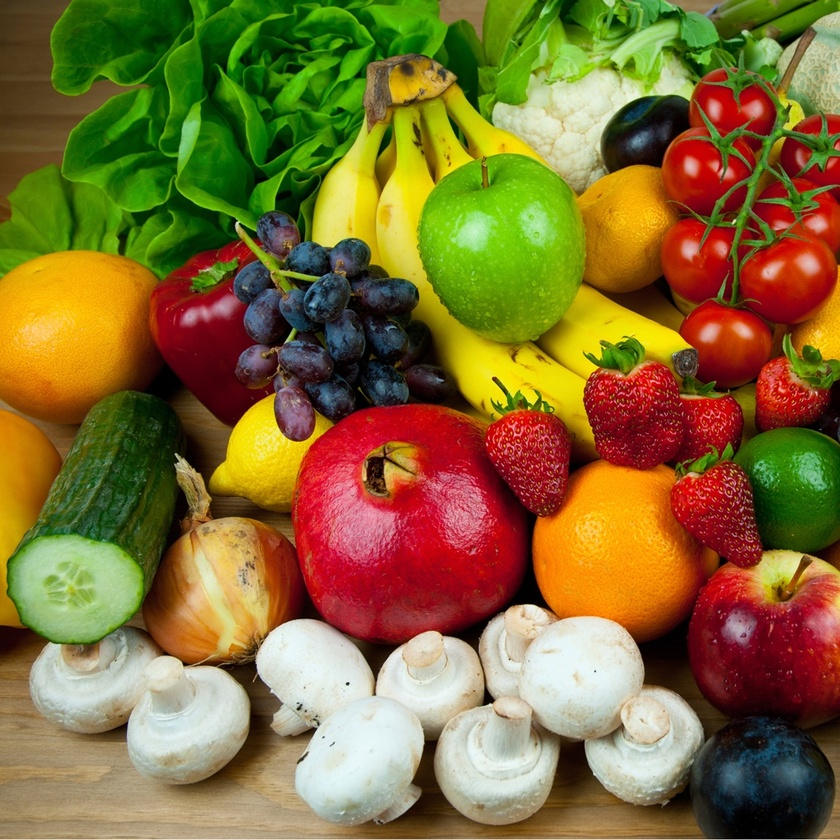
#> input picture pictures/image36.jpg, 840 x 840 px, shrunk from 1024 x 1024 before the run, found by its file name
$ jupyter execute 6-edge-detection.ipynb   (older library calls are emulated)
#> lines starting #> are read from the running program, lines starting #| are printed output that depends on the picture; after the words box and inside, x2 and y2 are one past the last pixel; in counts of white or black regions, pixels touching at a corner belong together
<a href="https://colab.research.google.com/github/uol-mediaprocessing/notebooks/blob/master/6-edge-detection.ipynb" target="_parent"></a>

# Edge Detection

[cell 1]
from matplotlib import pyplot as plt
import numpy as np
import cv2

First of all, let's take a picture:

[cell 2]
img = cv2.imread("image36.jpg")
#> img is the input picture: shape (840, 840, 3); mean B, G, R 52, 109.1, 130.9
img = cv2.cvtColor(img, cv2.COLOR_BGR2RGB)
plt.imshow(img)
plt.show()

# Custom Filters
In OpenCV, we can define a custom filter like this:

[cell 3]
kernel = np.array([
    [1, 0, 0, 0, 0],
    [0, 1, 0, 0, 0],
    [0, 0, 1, 0, 0],
    [0, 0, 0, 1, 0],
    [0, 0, 0, 0, 1]
])
kernel = kernel / kernel.sum()
filtered = cv2.filter2D(img, cv2.CV_16S, kernel)
plt.imshow(filtered)

# Derivation Filters
The derivation of an image can be approximated with these filters to find edges:
- Derivation filter for the horizontal direction: <br>
$
\begin{bmatrix}
-1 & 0 & 1
\end{bmatrix}
$
- Derivation filter for the vertical direction: <br>
$
\begin{bmatrix}
-1 \\
0 \\
1
\end{bmatrix}
$

We apply these filters to the image seperately, and use the absolute values of the results to approximate the derivation in both the X and the Y direction.

[cell 4]
kernel_horizontal = np.array([
    [-1, 0, 1]
])
derivation_horizontal = cv2.filter2D(img, cv2.CV_16S, kernel_horizontal)
derivation_horizontal = np.absolute(derivation_horizontal)
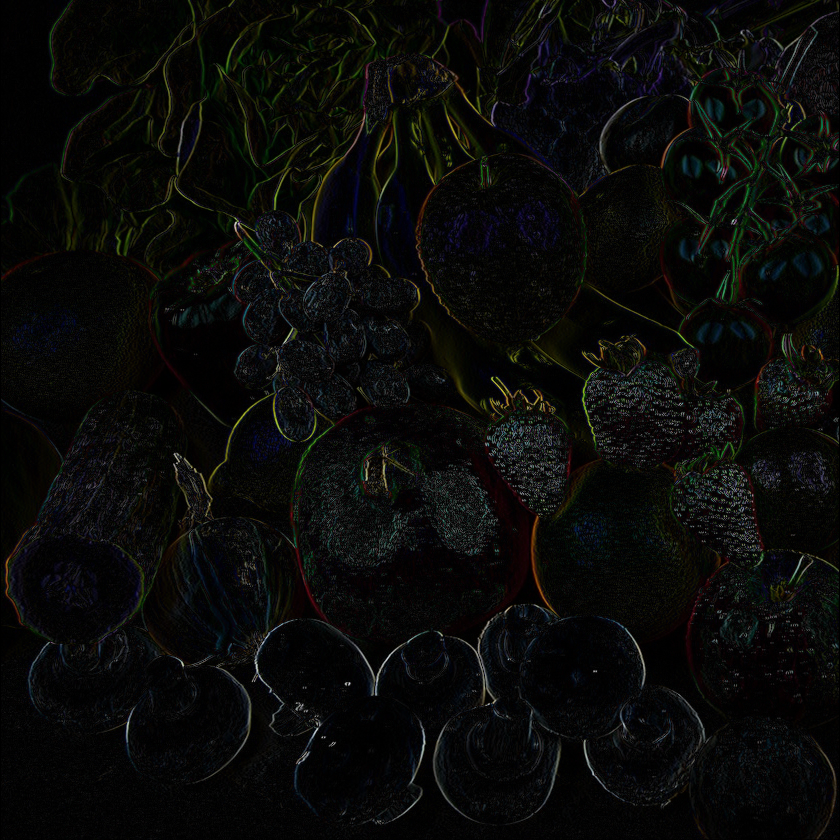
#> derivation_horizontal: shape (840, 840, 3) int16; mean R, G, B 10, 10.5, 9

kernel_vertical = np.array([
    [-1],
    [ 0],
    [ 1]
])
derivation_vertical = cv2.filter2D(img, cv2.CV_16S, kernel_vertical)
derivation_vertical = np.absolute(derivation_vertical)
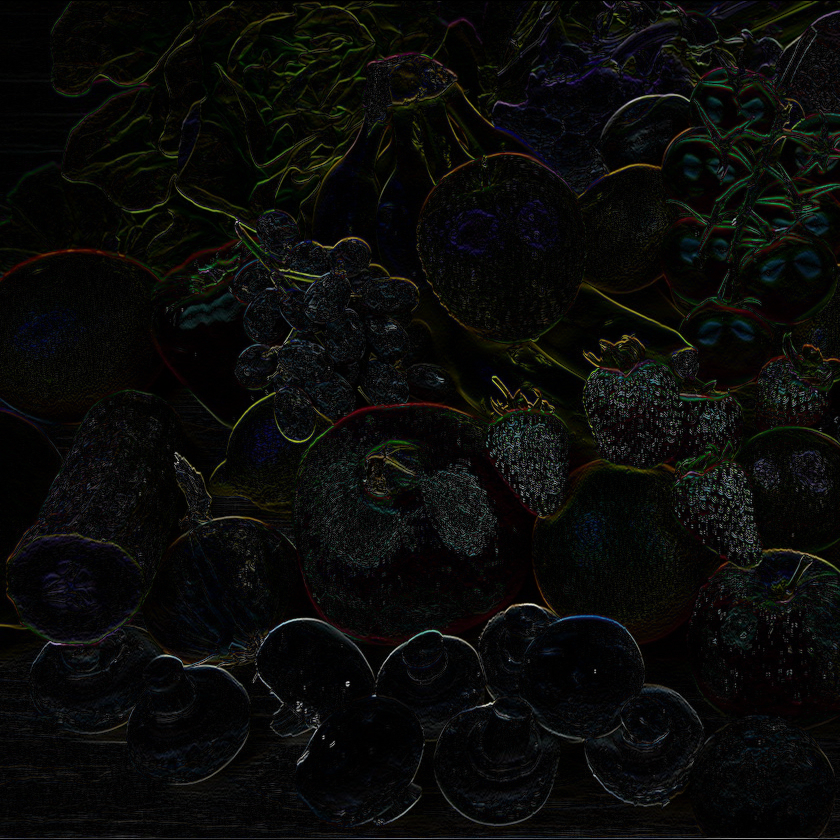
#> derivation_vertical: shape (840, 840, 3) int16; mean R, G, B 10.2, 10.6, 9.2

derivation = np.add(derivation_horizontal, derivation_vertical)
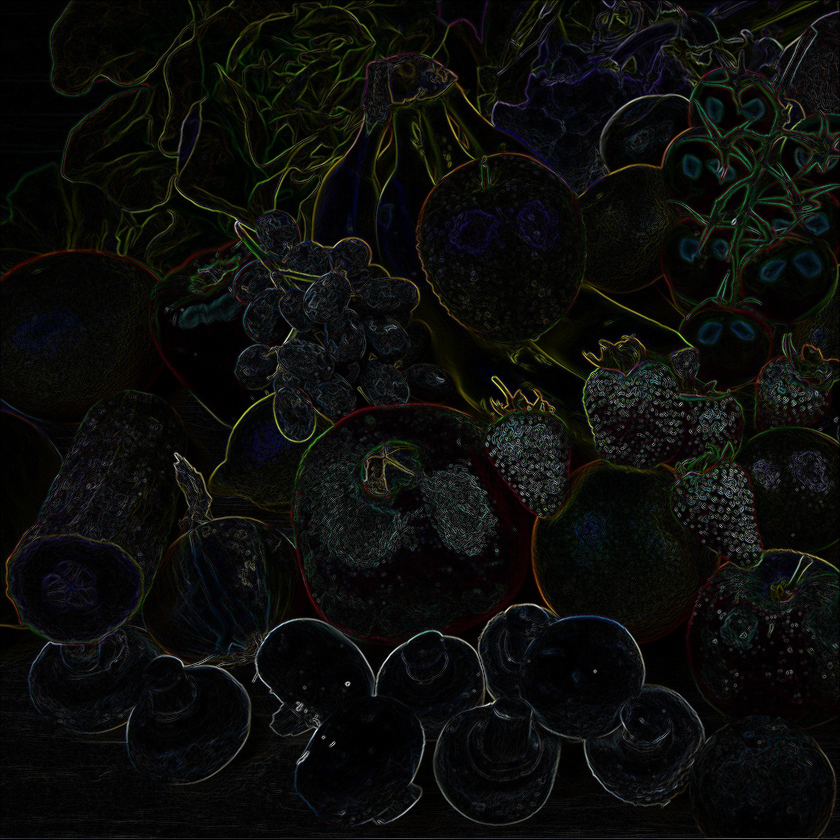
#> derivation: shape (840, 840, 3) int16; mean R, G, B 20.2, 21.1, 18.2; drawn with min black and max white
derivation = derivation / derivation.max()

plt.imshow(derivation)

# Prewitt Operator
The **Prewitt Operator** expands on the derivation by adding **rows** or **columns** to the respective kernel in **horizontal** or **vertical** direction.
The new filters look like this:
Horizontal:
$
H^P_x =\begin{bmatrix}
-1 & 0 & 1 \\
-1 & 0 & 1 \\
-1 & 0 & 1
\end{bmatrix}
$&nbsp;&nbsp;&nbsp;&nbsp;&nbsp;&nbsp;&nbsp;&nbsp;&nbsp;&nbsp;&nbsp;
Vertical:
$
H^P_y =\begin{bmatrix}
-1 & -1 & -1 \\
0 & 0 & 0 \\
1 & 1 & 1
\end{bmatrix}
$
Now, we can apply these filters to the image in the same way as before:

[cell 5]
kernel_horizontal = np.array([
    [1, 0, -1],
    [1, 0, -1],
    [1, 0, -1]
])
edges_horizontal = cv2.filter2D(img, cv2.CV_16S, kernel_horizontal)
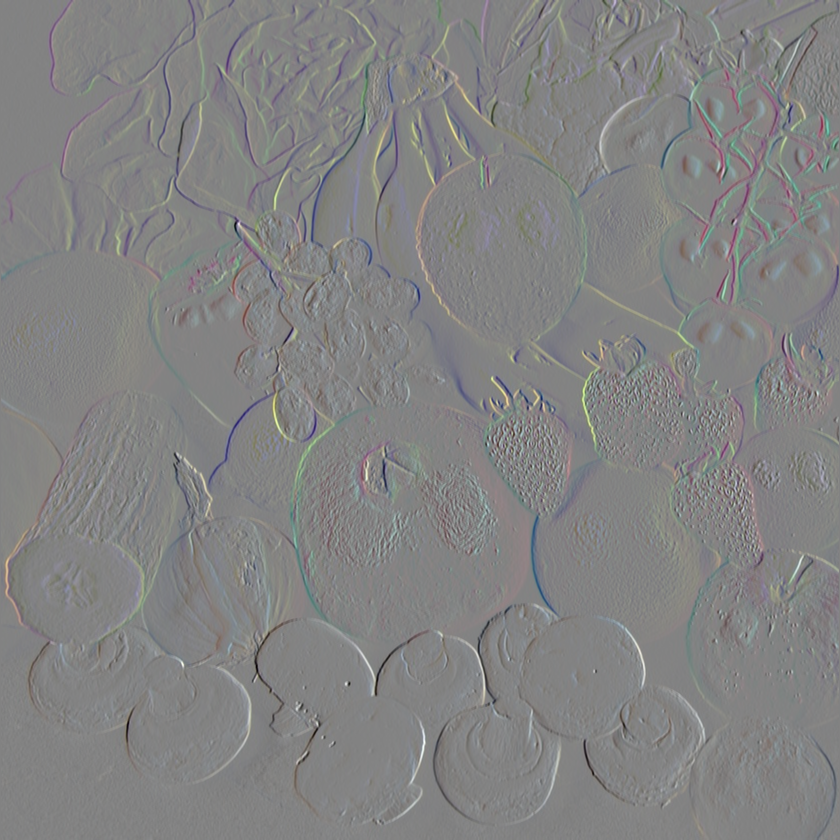
#> edges_horizontal: shape (840, 840, 3) int16; mean R, G, B 0.1, 0.1, -0.1; drawn with min black and max white
edges_horizontal = np.absolute(edges_horizontal)

kernel_vertical = np.array([
    [ 1,  1,  1],
    [ 0,  0,  0],
    [-1, -1, -1]
])
edges_vertical = cv2.filter2D(img, cv2.CV_16S, kernel_vertical)
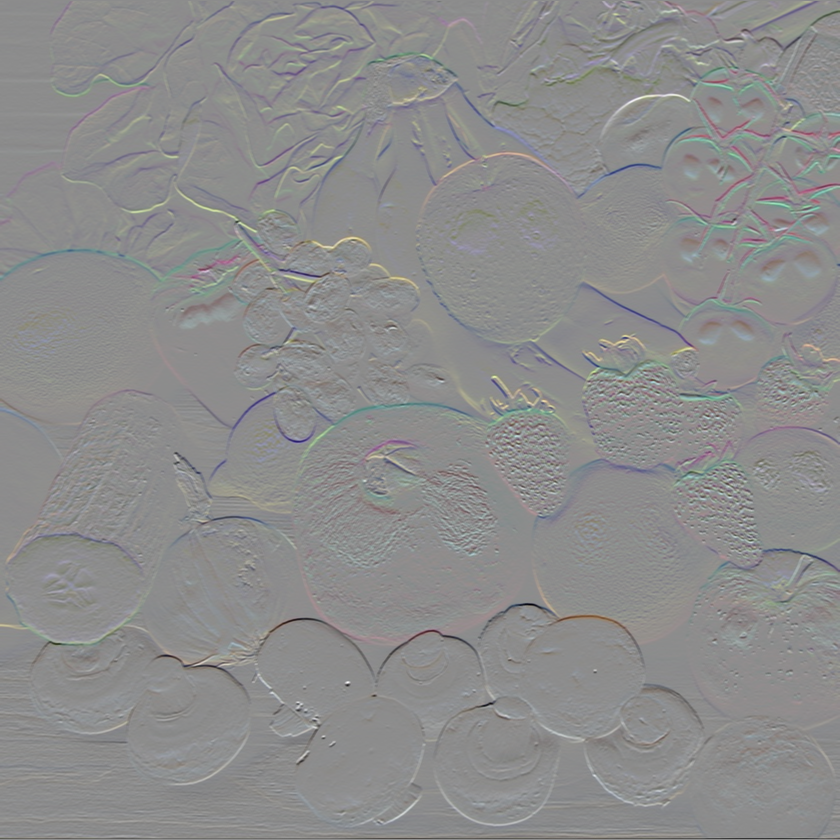
#> edges_vertical: shape (840, 840, 3) int16; mean R, G, B -0.8, -0.3, -0.7; drawn with min black and max white
edges_vertical = np.absolute(edges_vertical)

edges = np.add(edges_horizontal, edges_vertical)
edges = edges / edges.max()

plt.imshow(edges)

# Sobel Operator
The **Sobel Operator** is comparable to the **Prewitt Operator**, but it puts a stronger emphasis on the **central rows** and **columns**:
Horizontal:
$
H^S_x =\begin{bmatrix}
-1 & 0 & 1 \\
-2 & 0 & 2 \\
-1 & 0 & 1
\end{bmatrix}
$&nbsp;&nbsp;&nbsp;&nbsp;&nbsp;&nbsp;&nbsp;&nbsp;&nbsp;&nbsp;&nbsp;
Vertical:
$
H^S_y =\begin{bmatrix}
-1 & -2 & -1 \\
0 & 0 & 0 \\
1 & 2 & 1
\end{bmatrix}
$

Now, we can apply these filters to the image in the same way as before:

[cell 6]
kernel_horizontal = np.array([
    [1, 0, -1],
    [2, 0, -2],
    [1, 0, -1]
])
edges_horizontal = cv2.filter2D(img, cv2.CV_16S, kernel_horizontal)
edges_horizontal = np.absolute(edges_horizontal)

kernel_vertical = np.array([
    [ 1,  2,  1],
    [ 0,  0,  0],
    [-1, -2, -1]
])
edges_vertical = cv2.filter2D(img, cv2.CV_16S, kernel_vertical)
edges_vertical = np.absolute(edges_vertical)

edges = np.add(edges_horizontal, edges_vertical)
edges = edges / edges.max()

plt.imshow(edges)

# Edge Detection with Canny
The **Canny Algorithm** aims to **localize** the edges in an image **more accurately**.
To ensure, that an edge is not wider than a single pixel, Canny searches for **local maximums** in edge strength.
>**For each pixel**, Canny checks whether its **adjacent pixels** have a higher **edge
strength** than the pixel itself.
**If** this is the case, its **edge strength** is set to **0**.

Then, a **thresholding** procedure is used to **discretize** the values into a **binary** map:
> We define the two **thresholds** $T_{low}$ and $T_{high}$ as **parameters** of the Canny Algorithm.
- **If** a local maximum is above $T_{high}$, it is instantly **detected** as edge pixel
- **If** a local maximum is below $T_{low}$, it is instantly **rejected** as edge pixel
- **If** a local maximum is between $T_{low}$ and $T_{high}$, it is **accepted**, **if** there is a **path** of pixels with $f(x_i, y_i) > T_{low}$ to a pixel with $f(x, y) > T_{high}$

In OpenCV, we can use this function to easily apply the Canny Edge Detection to an image:

$\text{cv2.Canny}(\text{image}, T_{low}, T_{high})$

[cell 7]
canny = cv2.Canny(img, 100, 200)
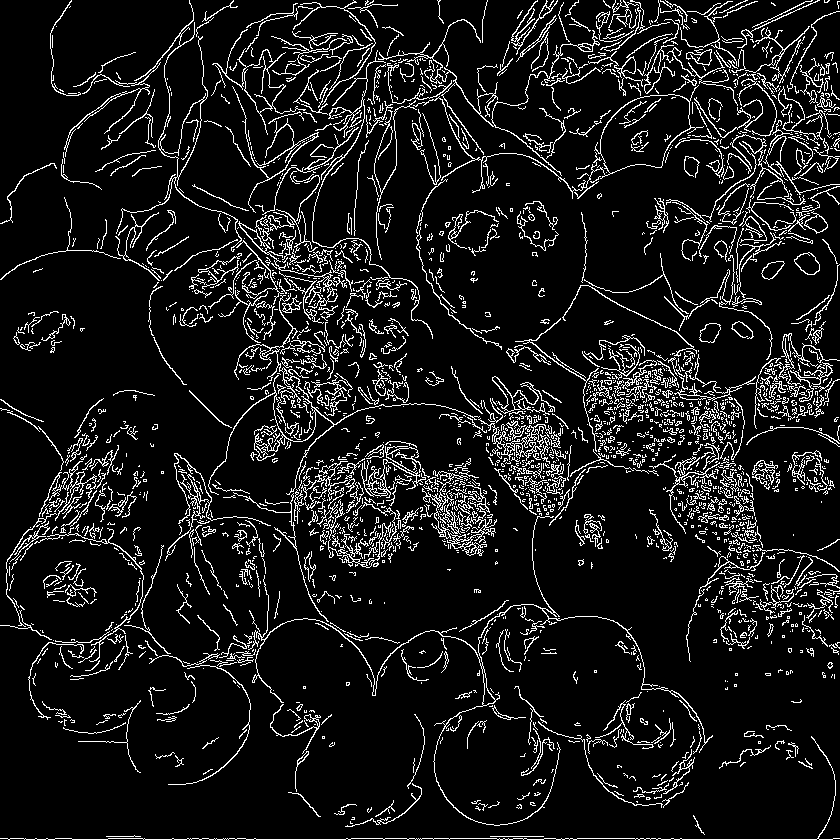
#> canny: shape (840, 840); 9.7% white in thin lines or dots
plt.imshow(canny, cmap="gray")

$ run again, with pictures/image14.png saved as pictures/image36.jpg
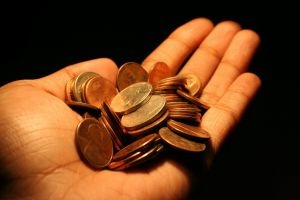
#> input picture pictures/image14.png, 300 x 200 px, found by its file name
#> img is the input picture: shape (200, 300, 3); mean B, G, R 27, 58, 101.2
#> `derivation_vertical = cv2.filter2D(img, cv2.CV_16S, kernel_vertical)`:
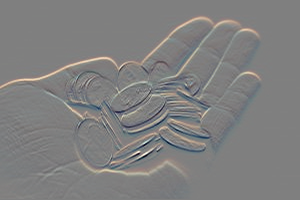
#> derivation_vertical: shape (200, 300, 3) int16; mean R, G, B 1.1, 0.6, 0.3; drawn with min black and max white
#> `canny = cv2.Canny(img, 100, 200)`:
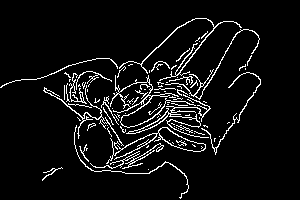
#> canny: shape (200, 300); 6.6% white in thin lines or dots, all inside (x1, y1, x2, y2) = (0, 18, 261, 199)

$ run again, with pictures/image15.png saved as pictures/image36.jpg
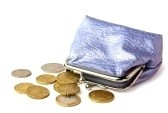
#> input picture pictures/image15.png, 168 x 113 px, found by its file name
#> img is the input picture: shape (113, 168, 3); mean B, G, R 216, 215.7, 218.5
#> `edges_vertical = cv2.filter2D(img, cv2.CV_16S, kernel_vertical)`:
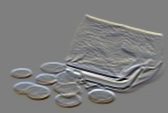
#> edges_vertical: shape (113, 168, 3) int16; mean R, G, B 0, 0, 0; drawn with min black and max white
#> `canny = cv2.Canny(img, 100, 200)`:
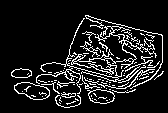
#> canny: shape (113, 168); 11.9% white in thin lines or dots, all inside (x1, y1, x2, y2) = (11, 15, 164, 108)
